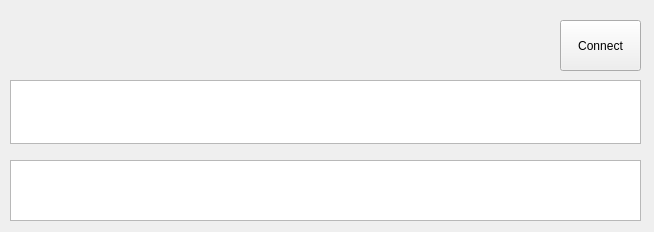
<?xml version="1.0" encoding="UTF-8"?>
<ui version="4.0">
 <class>MainWindow</class>
 <widget class="QMainWindow" name="MainWindow">
  <property name="geometry">
   <rect>
    <x>0</x>
    <y>0</y>
    <width>654</width>
    <height>232</height>
   </rect>
  </property>
  <property name="windowTitle">
   <string>RsRed2</string>
  </property>
  <widget class="QWidget" name="centralWidget">
   <widget class="QPushButton" name="pushButton">
    <property name="geometry">
     <rect>
      <x>560</x>
      <y>20</y>
      <width>81</width>
      <height>51</height>
     </rect>
    </property>
    <property name="text">
     <string>Connect</string>
    </property>
   </widget>
   <widget class="QTextEdit" name="textEdit">
    <property name="geometry">
     <rect>
      <x>10</x>
      <y>80</y>
      <width>631</width>
      <height>64</height>
     </rect>
    </property>
   </widget>
   <widget class="QTextEdit" name="textEdit_2">
    <property name="geometry">
     <rect>
      <x>10</x>
      <y>160</y>
      <width>631</width>
      <height>61</height>
     </rect>
    </property>
   </widget>
   <widget class="QWidget" name="layoutWidget">
    <property name="geometry">
     <rect>
      <x>10</x>
      <y>20</y>
      <width>511</width>
      <height>22</height>
     </rect>
    </property>
    <layout class="QHBoxLayout" name="horizontalLayout">
     <item>
      <widget class="QLabel" name="label">
       <property name="text">
        <string>Port 1</string>
       </property>
      </widget>
     </item>
     <item>
      <widget class="QComboBox" name="P1Cbox"/>
     </item>
     <item>
      <widget class="QComboBox" name="P1SpeedCbox"/>
     </item>
     <item>
      <widget class="QComboBox" name="P1ParityCbox"/>
     </item>
     <item>
      <widget class="QComboBox" name="P1BitCbox"/>
     </item>
     <item>
      <widget class="QComboBox" name="P1StopCbox"/>
     </item>
     <item>
      <widget class="QComboBox" name="P1FlowCtrlCbox"/>
     </item>
    </layout>
   </widget>
   <widget class="QWidget" name="layoutWidget">
    <property name="geometry">
     <rect>
      <x>10</x>
      <y>50</y>
      <width>511</width>
      <height>22</height>
     </rect>
    </property>
    <layout class="QHBoxLayout" name="horizontalLayout_2">
     <item>
      <widget class="QLabel" name="label_2">
       <property name="text">
        <string>Port 2</string>
       </property>
      </widget>
     </item>
     <item>
      <widget class="QComboBox" name="P2Cbox"/>
     </item>
     <item>
      <widget class="QComboBox" name="P2SpeedCbox"/>
     </item>
     <item>
      <widget class="QComboBox" name="P2ParityCbox"/>
     </item>
     <item>
      <widget class="QComboBox" name="P2BitCbox"/>
     </item>
     <item>
      <widget class="QComboBox" name="P2StopCbox"/>
     </item>
     <item>
      <widget class="QComboBox" name="P2FlowCtrlCbox"/>
     </item>
    </layout>
   </widget>
  </widget>
 </widget>
 <layoutdefault spacing="6" margin="11"/>
 <resources/>
 <connections/>
</ui>
